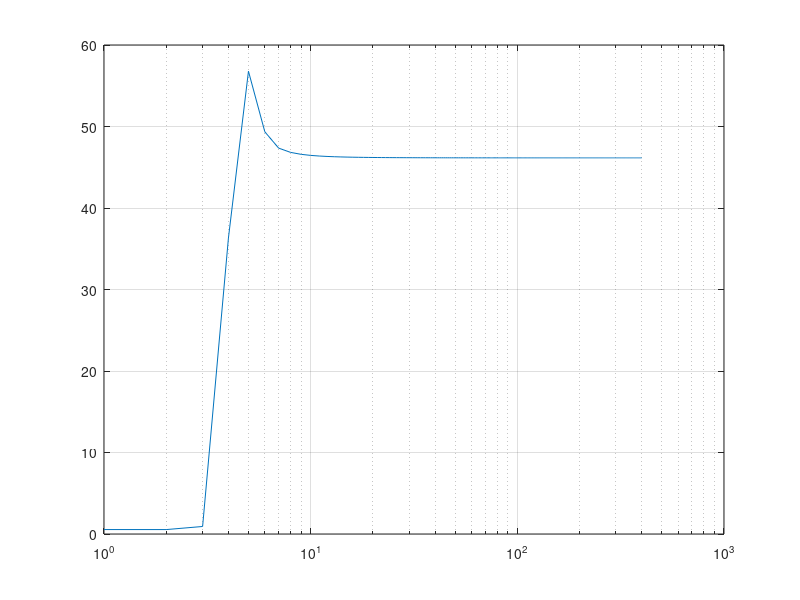

The MATLAB source for this figure:
clc, clear all;

K = 400;
N = 16 ;
fd = 16E3 ;
fs = 1.9313E3 ;
w1 = -2*pi*3E3/fd;
w2 = 2*pi*3E3/fd;

s = cos(2*pi*fs/fd*(0:N-1));

res = zeros(1, K);

for i = 1:K
    h = (w2-w1)/i;
    w = w1:h:w2;
    a = 0;
    for k = 1:i
        t = sum(s.*exp(1i*w(k)*(0:N-1)));
        a = a + t*conj(t);
    end
    res(i) = a*h;
end

semilogx(res);
grid on;